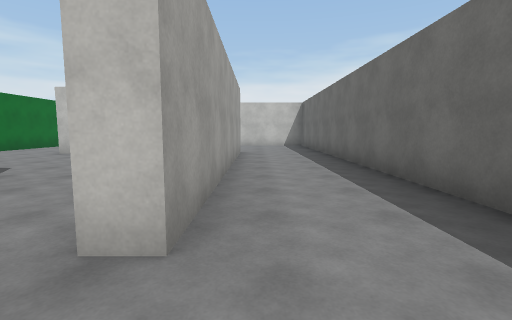
[1] (above)

19 first-person views from a walk through a scene from a Unity 3-D project. The camera is 1.4 m above the floor, tilts 6° down and sees 85° across. The floor is counted in squares, 2 m on a side. Each view is taken from the middle of a square. On the plan, view 1 faces up. The plan holds only what a view shows up to about 9 squares ahead; the rest is blank. The place goes on beyond the plan. The player character is not drawn. Surface patterns are stand-ins for the level's own textures.

[2]
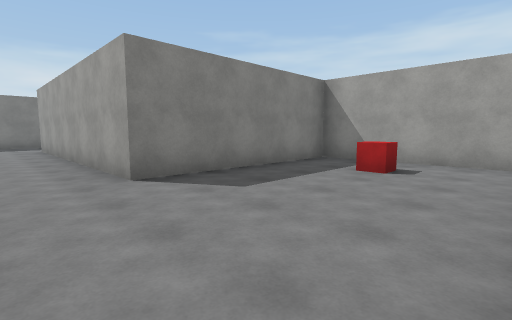

[3]
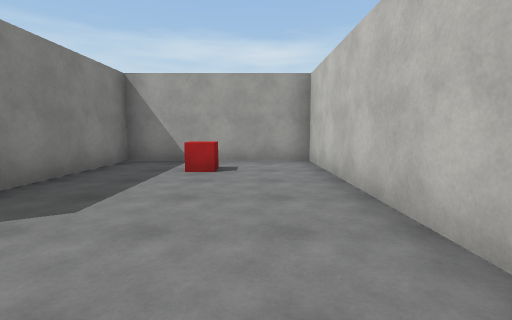

[4]
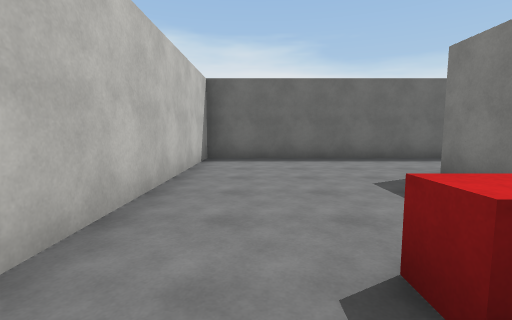

[5]
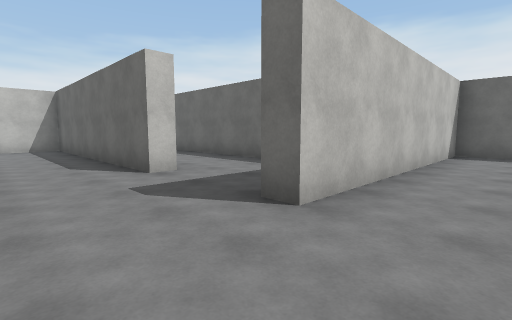

[6]
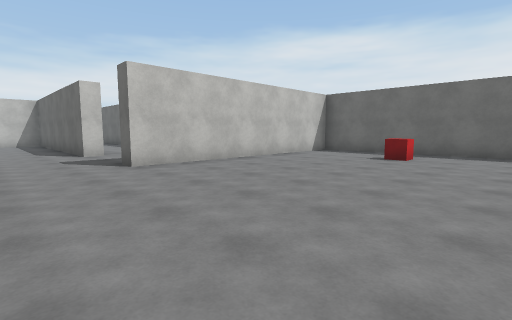

[7]
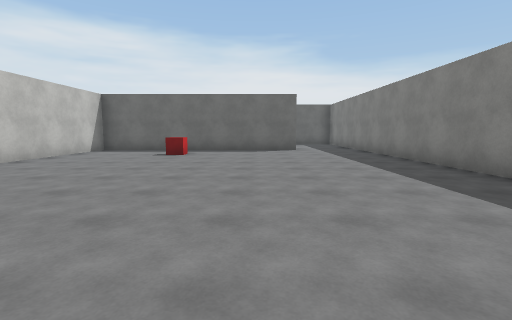

[8]
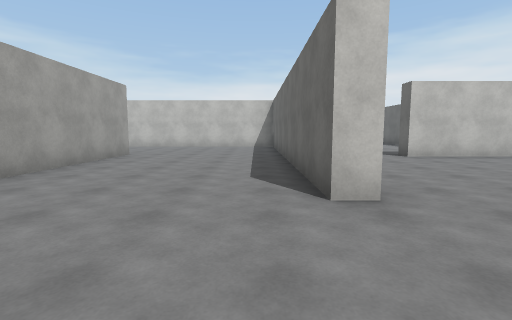

[9]
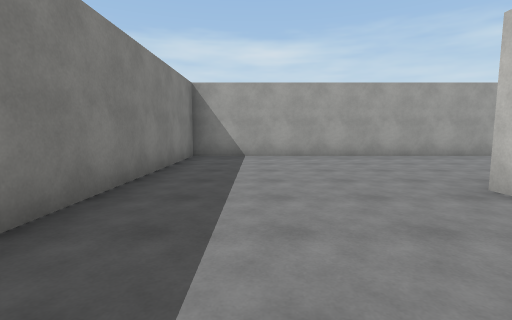

[10]
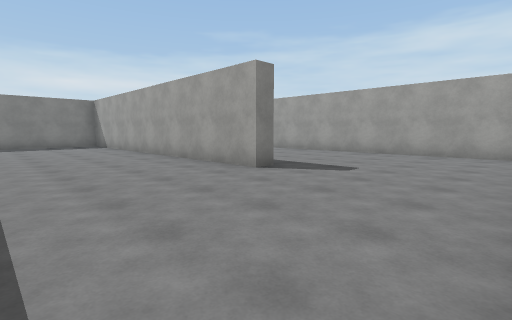

[11]
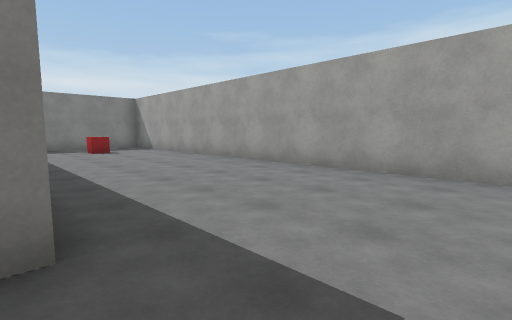

[12]
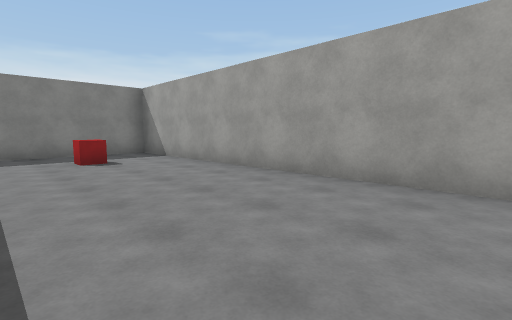

[13]
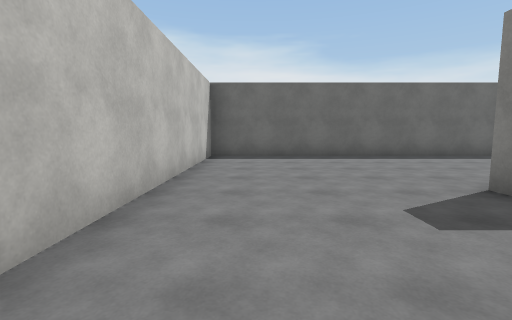

[14]
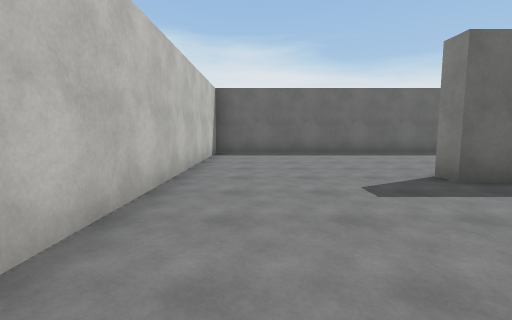

[15]
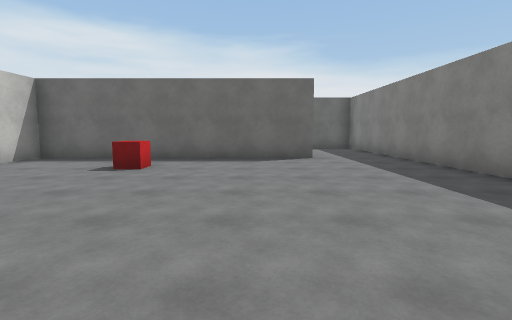

[16]
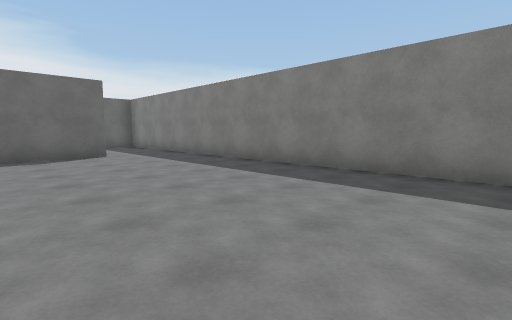

[17]
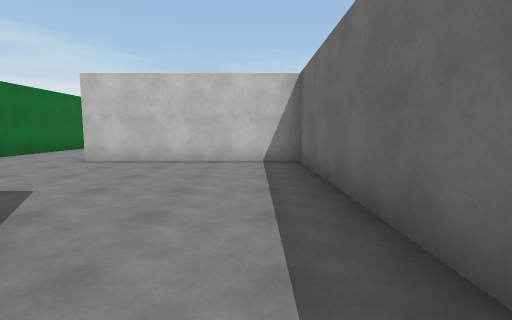

[18]
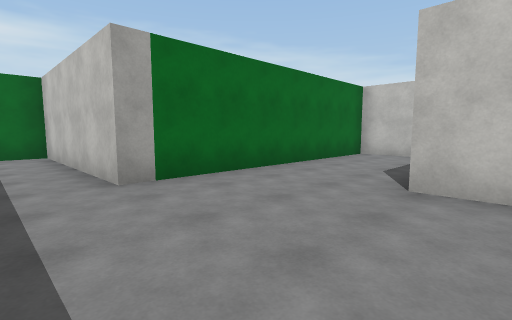

[19]
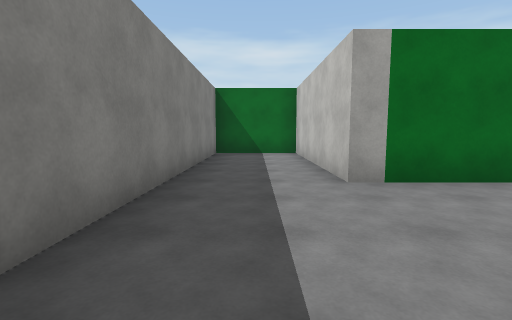

### Floor plan
Points are (right, up) in squares from view 1. A wall is a line through its corners. A room is listed if a view was taken in it or the views show most of it. See-through windows are left out.
Room 1 (views 1, 2, 3, 4)
walls: (2.2, 1.9) (2.2, 13.3) (-5.5, 13.3) (-5.5, 9) (-0.5, 9) (-0.5, 1.5)
ways out: opening at (0, 0.5) to room 2
objects: red cube (-4, 11)
Room 2 (views 5, 6, 7, 8, 9, 10, 11, 12, 13, 14, 15, 16)
walls: (-3.6, -6.2) (-4.2, -6.2) (-4.2, 3.2) (-11.8, 3.2); (-9.3, -1.5) (-9.3, -0.7) (-8.7, -0.7) (-8.7, -10.8) (5.4, -10.8); (-0.5, 1.5) (-1, 1.5); (-13.8, 2.8) (-13.8, -10.8) (-10.2, -10.8); (6.1, -8.5) (6.1, -1.5) (-1, -1.5) (-1, -0.9)
ways out: opening at (0, 0.5) to room 1; opening at (-2.5, 1.5) to room 3; opening at (6, -9.5)
objects: red cube (-12, -9); red cube (4, -5)
Room 3 (views 17, 18, 19)
walls: (-7.2, 13.3) (-8.7, 13.3) (-8.7, 6.3) (-13.8, 6.3) (-13.8, 3.8) (-6.2, 3.8); (-1, 1.5) (-1, 8.5) (-6, 8.5)
ways out: opening at (-2.5, 1.5) to room 2

Positions as (right, up) in squares from view 1, and headings:
1: (0, 0), facing up
2: (1, 13), facing down-left
3: (1, 12), facing left
4: (-5, 12), facing right
5: (-3, -3), facing up-right
6: (-3, -7), facing up-right
7: (-4, -7), facing right
8: (-5, -9), facing up
9: (-1, -9), facing left
10: (-5, 3), facing down-left
11: (-9, 1), facing down-left
12: (-10, -2), facing down-left
13: (-12, 2), facing right
14: (-13, 2), facing right
15: (-1, -7), facing right
16: (-2, -6), facing down-right
17: (-2, 2), facing up
18: (-5, 5), facing up-left
19: (-5, 5), facing left
